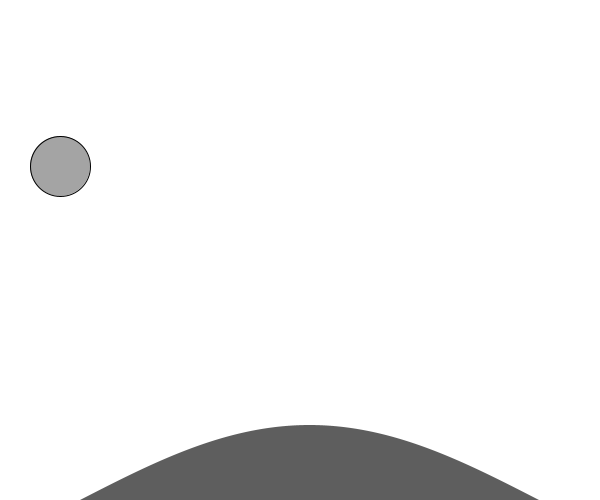
Frame 1 (no input)
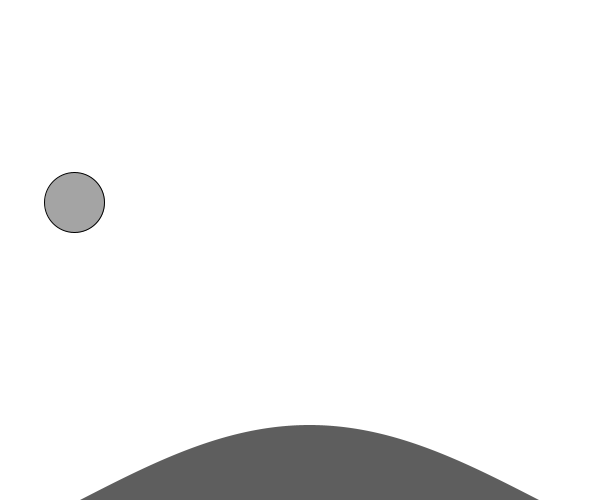
Frame 60 (the mouse pressed at the canvas centre just before this capture)
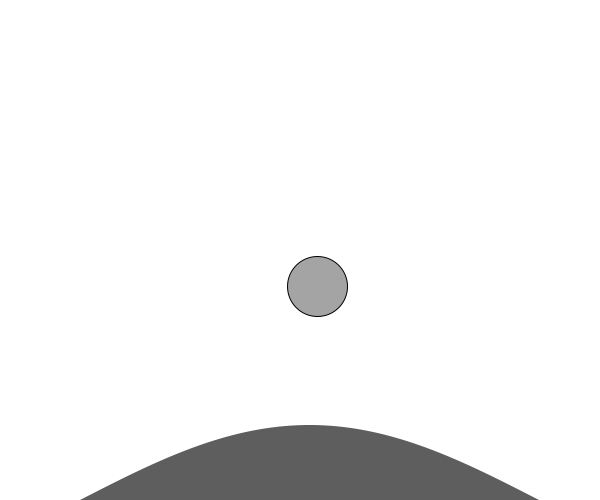
Frame 120 (the mouse held since frame 60 and released just before this capture)

The Processing sketch that drew these frames (run headless with seeded random() and noise(); from frame 60 on, the mouse is pressed at the canvas centre):

// Processing sketch: processing_129560
// ── processing_129560.pde

Skin [] cell = new Skin [460];
Ball ball;

int amount = 4;
int h = 75;
float theta = 0.0;



void setup() {
  size(600, 500);
  for (int i = 0; i < cell.length; i++) {
    cell[i] = new Skin();
  }
  ball = new Ball();
}
void draw() {
  background(255);
  beginShape();
  float angle = 0.0;
  for (int i = 0; i < cell.length; i++) {
    float x = i + 80; // density of points on x
    angle = map(i, 0, cell.length-1, 0, PI); // density of points on y and period of sine wave
    float y = height - sin(angle)*h;
    cell[i].setXYangle(cell[i], x, y, angle);    //cell[i] = new Skin(x, y);
  }

  for (Skin i : cell) {
    if (i.intersect(ball)) {
      i.react(i);
      ball.bounceOffSkin(i);
    }
    vertex(i.x, i.y);
    fill(50, 200);
    noStroke();
  }
  endShape();
  PVector wind = new PVector(random(0.02), 0);
  PVector gravity = new PVector(0, 0.02);
  ball.applyForce(wind);
  ball.applyForce(gravity);
  ball.update();
  ball.bounce();
  ball.resurface();
  ball.display();
}

void mousePressed() {
  ball = new Ball(mouseX,mouseY);
}
class Ball {
  PVector location;
  PVector velocity;
  PVector acceleration;
  float mass = 1;
  float diameter=60;
  float angle = 0.0;
  Ball() {
    location = new PVector(diameter, height/3);
    velocity = new PVector(0, 0);
    acceleration = new PVector(0, 0);
  }
  
  Ball(float x, float y) {
    location = new PVector(x, y);
    velocity = new PVector(0, 0);
    acceleration = new PVector(0, 0);
  }



  void applyForce(PVector force) {
    PVector f = PVector.div(force, mass);
    acceleration.add(f);
  }

  void update() {
    velocity.add(acceleration);
    location.add(velocity);
    acceleration.mult(0);
    velocity.limit(4);
  }
  void bounceOffSkin(Skin i) {
    angle = i.getAngle(i);
    angle = map(angle,0,PI,0.5,PI-0.5); // remap the angle to compute inclination
    //angle = atan((height/2-location.y)/(width/2-location.x)); alternative formula 
    PVector elasticForce = new PVector(0, 0);
    
    if (location.x <=width/2) {
      if (velocity.x < 0) {
        elasticForce.set(cos(angle)*velocity.x, velocity.y*sin(angle+PI));
      }
      else {
        elasticForce.set(-cos(angle)*velocity.x, velocity.y*sin(angle+PI));
      }
    } 
    else {
      if (velocity.x < 0) {
        elasticForce.set(cos(angle)*velocity.x, -velocity.y*sin(angle));
      }
      else {
        elasticForce.set(cos(angle+PI)*velocity.x, -velocity.y*sin(angle));
      }
    }
    float damp = 0.5;
    elasticForce.mult(damp);
    ball.applyForce(elasticForce);
  }
  void bounce() {
    if (location.x > width-diameter/2) {
      velocity.x *=-1;
      location.x = width-diameter/2;
    }
    if (location.x < diameter/2) {
      velocity.x *=-1;
      location.x = diameter/2;
    }
    if(location.y < diameter/2) {
      location.y = diameter/2;
      velocity.y*=-1;
    }
    if(location.y > height-diameter/2) {
      amount = 0;
    }
    else {
      amount = 4;
    }
  }

  void resurface() {
    if (location.y > height + diameter*3) {
      if (location.x > width/2) {
        location.x = 35;
      }
      else {
        location.x = 535;
      }
      PVector upForce = new PVector(0, -10);
      ball.applyForce(upForce);
    }
  }



  void display() {
    stroke(0);
    strokeWeight(1);
    smooth();
    fill(100,150);
    ellipse(location.x, location.y, diameter, diameter);
  }
}
class Skin {
  float x, y;
  float angle;
  
  Skin() {
  }

  
  float getAngle(Skin cell) {
    return cell.angle;
  }
  

void setXYangle(Skin cell, float x, float y, float a) {
  cell.x = x;
  cell.y = y;
  cell.angle = a;
}


  boolean intersect(Ball b) {
    float d = dist(x,y,b.location.x,b.location.y);
    if (d <= b.diameter/2) {
      return true;
    }
    else {
      return false;
    }
  }

  void react(Skin c) {
    c.y-=random(-amount, amount);
  }
}
